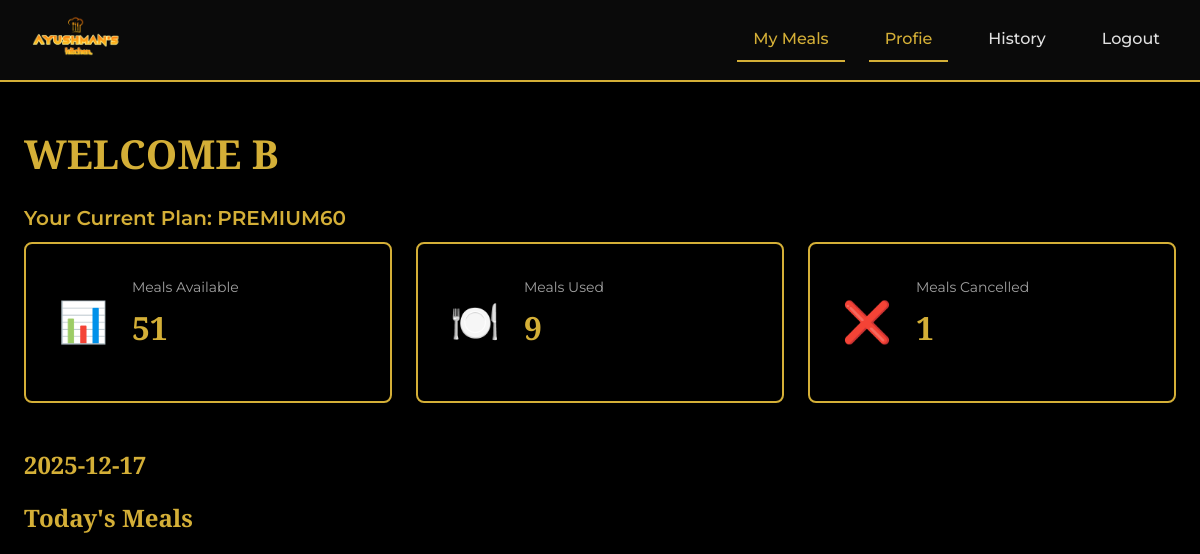
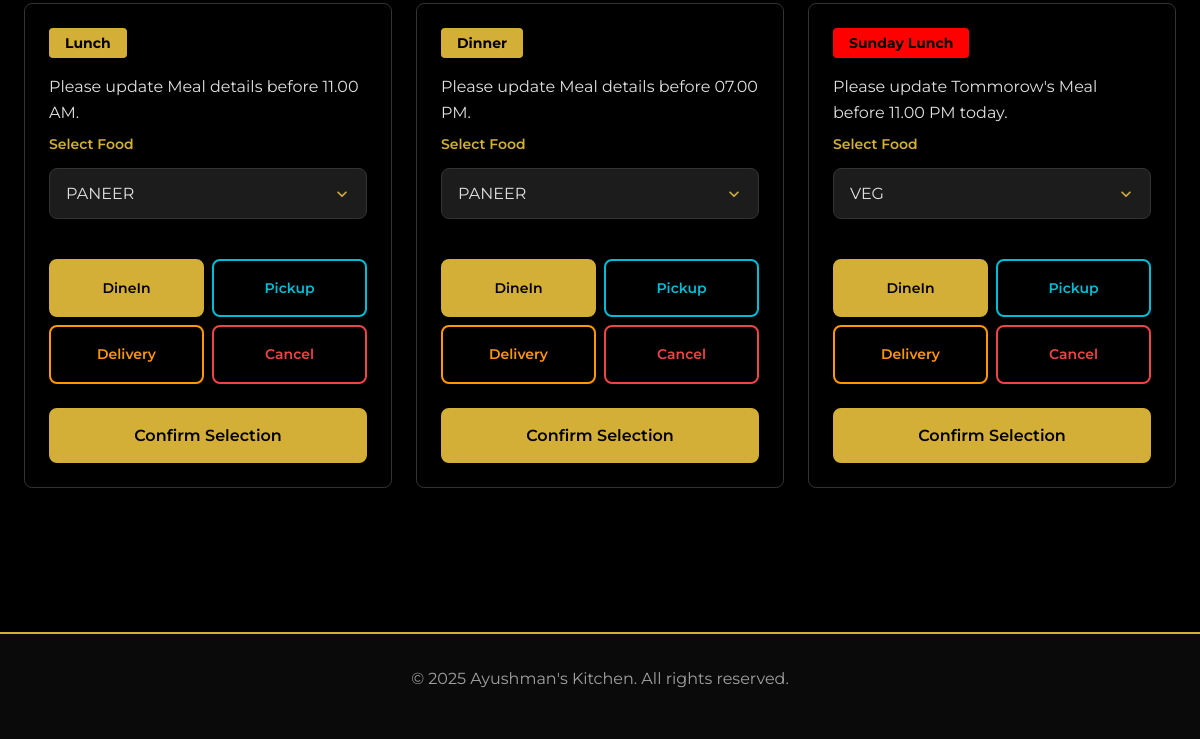
Page / (signed in) on the earlier database version (2 pictures, top to bottom).
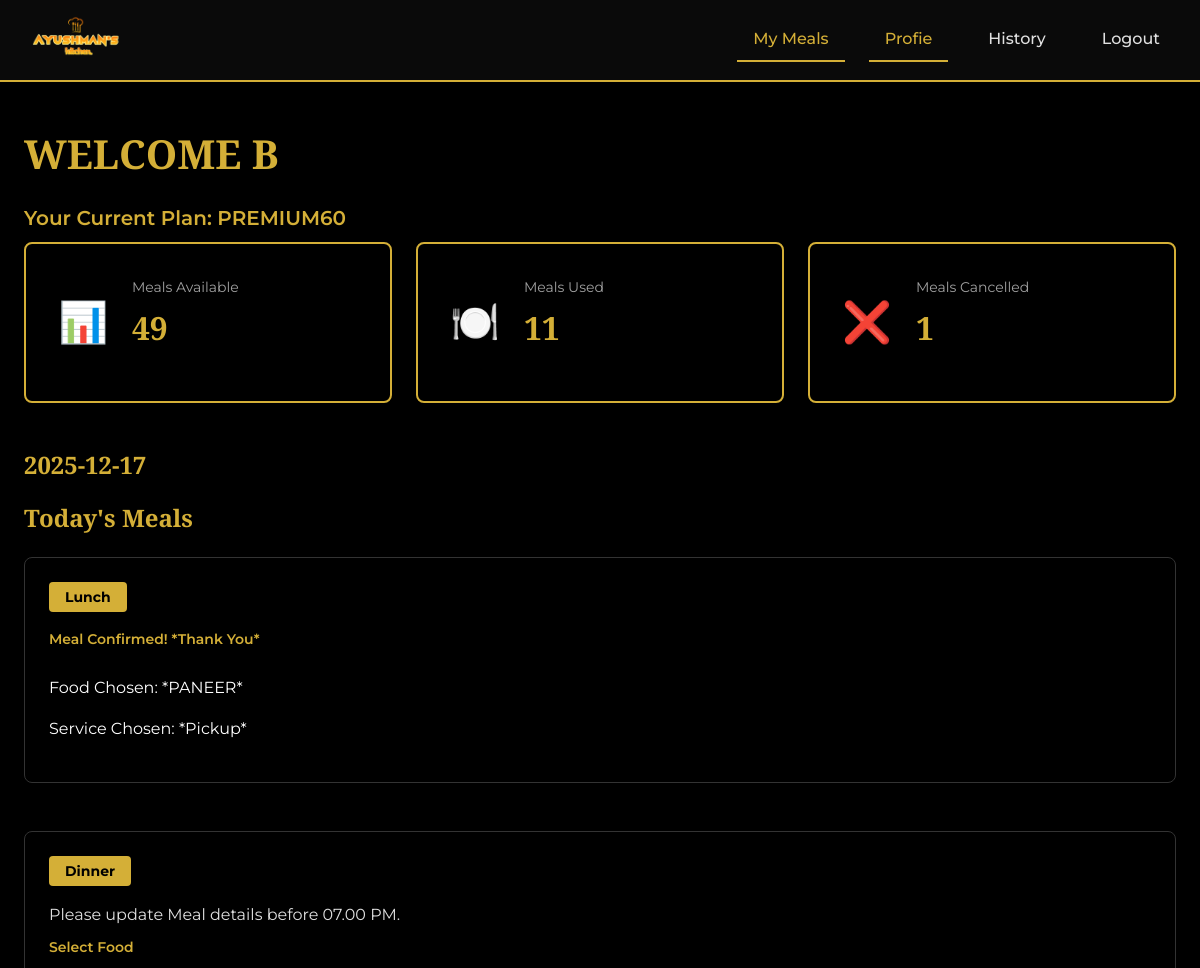
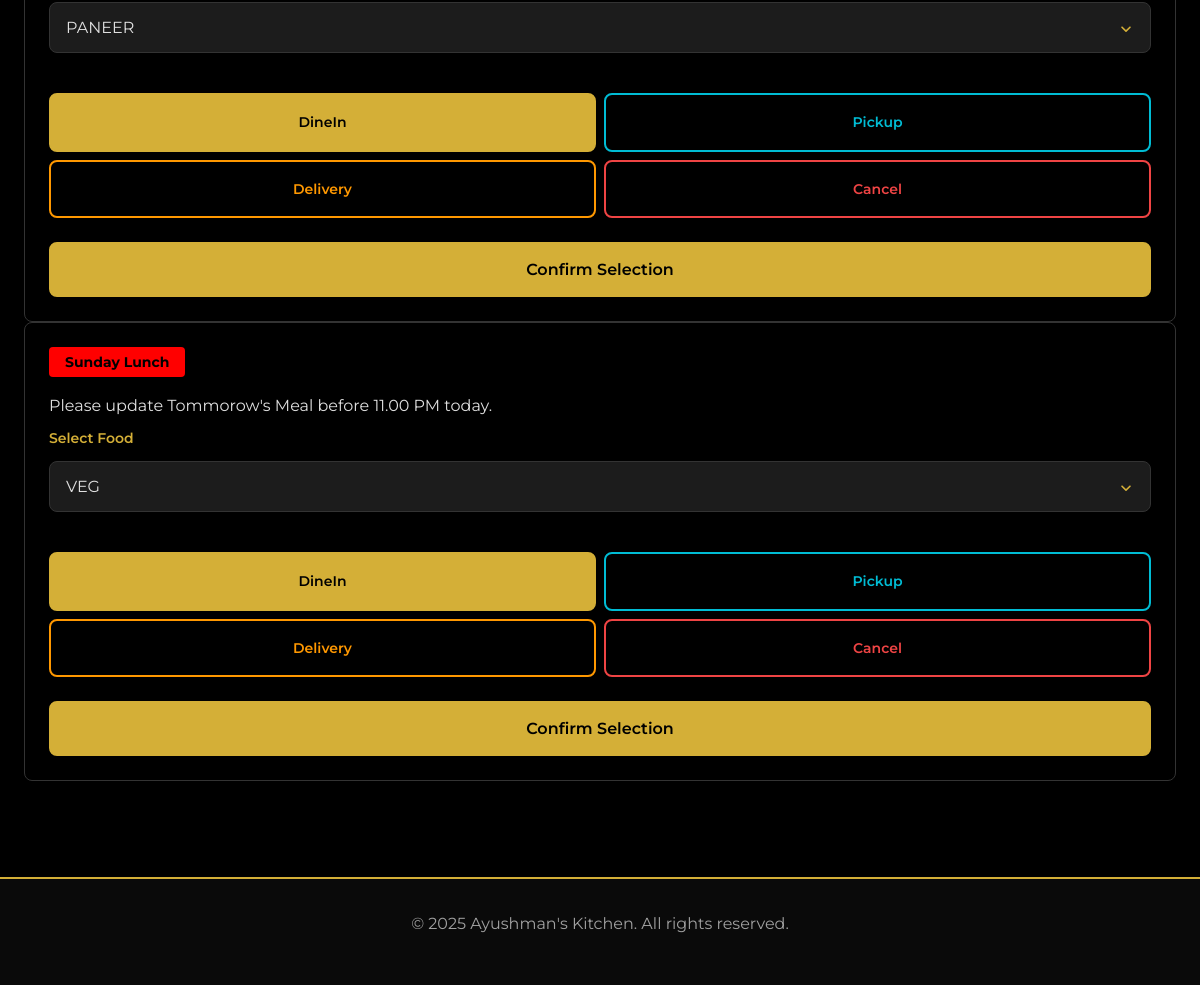
Same page on the later database version (2 pictures, top to bottom).
### Customers/models.py (models this page shows, shortened)
class Customer(AbstractBaseUser, PermissionsMixin):
    email = models.EmailField(unique=True)
    name = models.CharField(max_length=150)
    phone = models.CharField(max_length=15, blank=True)
    address = models.CharField(max_length=200, blank=True)
    is_active = models.BooleanField(default=True)
    is_staff = models.BooleanField(default=False)
    date_joined = models.DateTimeField(default=timezone.now)
    profile_updated_at = models.DateTimeField(auto_now=True)
    subscription_phase=models.IntegerField(default=1)
    meal_balance = models.IntegerField(default=0)
    user_status_active = models.BooleanField(default=True)
    lunch_status_active = models.BooleanField(default=True)
    dinner_status_active = models.BooleanField(default=True)
    paused_subscription = models.BooleanField(default=False)
    subscription_choice = models.CharField(max_length=20, choices=SUBSCRIPTION_TYPE, default="NORMAL60")
    default_lunch_service_choice = models.CharField(max_length=20, choices=SERVICE_TYPE, default="DineIn")
    default_dinner_service_choice = models.CharField(max_length=20, choices=SERVICE_TYPE, default="DineIn")
    default_meal_choice = models.CharField(max_length=20, choices=MEAL_MENU, default="NONE")
    FLAGSHIP_MENU_LUNCH_default_choice = models.CharField(max_length=20, choices=FLAGSHIP_MENU_LUNCH, default="NONE")
    FLAGSHIP_MENU_DINNER_default_choice = models.CharField(max_length=20, choices=FLAGSHIP_MENU_DINNER, default="NONE")
    PREMIUM_MENU_LUNCH_default_choice = models.CharField(max_length=20, choices=PREMIUM_MENU_LUNCH, default="NONE")
    PREMIUM_MENU_DINNER_default_choice = models.CharField(max_length=20, choices=PREMIUM_MENU_DINNER, default="NONE")
    USERNAME_FIELD = "email"
    REQUIRED_FIELDS = ["name"]
    objects = CustomerManager()
    @property
    def total_meals(self):
        if self.subscription_choice in ["NORMAL30","FLAGSHIP30","PREMIUM30"]:
            return 30
        else :
            return 60

class LunchRecord(models.Model):
    customer = models.ForeignKey(Customer, on_delete=models.CASCADE, related_name="lunch_records")
    for_date = models.DateField()
    meal_num_used = models.IntegerField()
    service_choice = models.CharField(max_length=20, choices=SERVICE_TYPE)
    meal_choice = models.CharField(max_length=20, choices=MEAL_MENU,null=True,blank=True,default="NONE")
    FLAGSHIP_choice = models.CharField(max_length=20, choices=FLAGSHIP_MENU_LUNCH,null=True,blank=True,default="NONE")
    PREMIUM_choice = models.CharField(max_length=20, choices=PREMIUM_MENU_LUNCH,null=True,blank=True,default="NONE")
    decrement_done = models.BooleanField(default=False)
    class Meta:
        constraints = [
            models.UniqueConstraint(fields=["customer", "for_date"], name="unique_lunch_per_customer_per_day")
        ]

### Customers/views.py (the view)
# urls.py: path('', user_dashboard,name="user_dashboard"),
@login_required
def user_dashboard(request):
    user=request.user
    used_meals= user.total_meals - user.meal_balance
    cl_l=LunchRecord.objects.filter(service_choice="Cancel",customer=user).count()
    cl_d=DinnerRecord.objects.filter(service_choice="Cancel",customer=user).count()
    cancelled_meals=cl_l+cl_d
    lunch_record = LunchRecord.objects.filter(customer=user,for_date=today).first()
    dinner_record = DinnerRecord.objects.filter(customer=user,for_date=today).first()
    admin_notice=AdminNotice.objects.all()
    tsunday= today.isoweekday() == 3  # use present date for testing puropose sunday to satur 0-7
    slunch_record = LunchRecord.objects.filter(customer=user,for_date=today  + timedelta(days=1)).first()
    context={
        'user':user,
        'used_meals':used_meals,
        'cancelled_meals':cancelled_meals,
        'lunch_record':lunch_record,
        'dinner_record':dinner_record,
        'admin_notice':admin_notice,
        'tsunday':tsunday,
        'slunch_record':slunch_record,
        }
    return render(request, 'Customer/user-dashboard.html',context)

### templates/Customer/user-dashboard.html (shortened to what the changed rows need)
{% load static %}
<!DOCTYPE html>
<html lang="en">
<head>
    <link rel="stylesheet" href="{% static 'Customer/styles-user-dashboard.css' %}"/>
</head>
<body>
    <main class="user-page">
        <div class="user-container">
            <h1 class="page-title" id="userGreeting">WELCOME {{ request.user.name|upper }}</h1>
            <p class="user-plan-display" id="userPlanDisplay">Your Current Plan: {{request.user.subscription_choice}}</p>
            <section class="meal-counters" aria-label="Meal counters">
                <div class="counter-card">
                    <div class="counter-content">
                        <p class="counter-label">Meals Available</p>
                        <p class="counter-number" id="mealsAvailable">{{ request.user.meal_balance|default:"0" }}</p>
                    </div>
                </div>
                <div class="counter-card">
                    <div class="counter-content">
                        <p class="counter-label">Meals Used</p>
                        <p class="counter-number" id="mealsUsed">{{used_meals}}</p>
                    </div>
                </div>
                <div class="counter-card">
                </div>
            </section>
            <section class="today-meals">
                {% if request.user.user_status_active %}
                <h2 class="section-title"> {% now "Y-m-d" %} </h2>
                <h2 class="section-title">Today's Meals  </h2>
                {% else %}
                {% if request.user.paused_subscription   %}
                <p class="section-title">0 Meals Left! Subscribe to restart services</p>
                {% else %}
                <p class="section-title">Resume meals in profile to resume services</p>
                {% endif %}
                {% endif %}
                <div class="meals-grid">
                    {% if request.user.lunch_status_active %}
                        {% if lunch_record %}
                            <div class="meal-card locked-card">
                                <div class="meal-time">Lunch</div>
                                    {% if lunch_record.service_choice == "Cancel" %}
                                        <div class="meal-details">
                                            <p class="meal-course">Meal Cancelled</p>
                                        </div>
                                        <div class="meal-status-message cancelled">
                                            <p>Thank you for letting us know.</p>
                                        </div>
                                    {% else %}
                                        <div class="meal-details">
                                            <p class="meal-course">Meal Confirmed! *Thank You* </p>
                                        </div>
                                        <div class="meal-status-message">
                                            <p>Food Chosen: *{% firstof lunch_record.meal_choice lunch_record.FLAGSHIP_choice lunch_record.PREMIUM_choice %}*</p>
                                                <p>Service Chosen: *{{lunch_record.service_choice}}*</p>
                                        </div>
                                    {% endif %}
                                </div>
                            </div>
                        {% else %}
                            {% if request.user.user_status_active %}
                            <div class="meal-card" data-meal="lunch">
                                <div class="meal-time">Lunch</div>
                                <p class="meal-description" id="lunchDescription">Please update Meal details before 11.00 AM. </p>
                                <form method="POST" action="{% url 'userlunch' %}">
                                    <div class="meal-details">
                                        <p class="meal-course">Select Food</p>
                                        {% if request.user.subscription_choice == "PREMIUM30" or request.user.subscription_choice == "PREMIUM60" %}
                                            <select id="lunchFoodType" class="food-type-dropdown" name="PREMIUM_choice">
                                                <option value="PANEER" {% if request.user.PREMIUM_MENU_LUNCH_default_choice == "PANEER" %}selected{% endif %}>PANEER</option>
                                            </select>
                                        {% endif %}
                                    </div>
                                    <div class="meal-actions radio-group" id="lunchServiceOptions">
                                        <label for="lunch-dining" class="radio-label btn-dining">DineIn</label>
                                        <label for="lunch-pickup" class="radio-label btn-pickup">Pickup</label>
                                        <label for="lunch-delivery" class="radio-label btn-delivery">Delivery</label>
                                        <label for="lunch-cancel" class="radio-label btn-cancel">Cancel</label>
                                    </div>
                                    <button class="btn btn-primary btn-confirm" data-meal-type="Lunch" id="btnConfirmLunch">Confirm Selection</button>
                                </form>
                            </div>
                            {% endif %}
                        {% endif %}
                    {% endif %}
                    {% if request.user.dinner_status_active %}
                        {% if dinner_record  %}
                            <div class="meal-card locked-card">
                                <div class="meal-time">Dinner</div>
                                    {% if dinner_record.service_choice == "Cancel" %}
                                        <div class="meal-details">
                                            <p class="meal-course">Meal Cancelled</p>
                                        </div>
                                        <div class="meal-status-message cancelled">
                                            <p>Thank you for letting us know.</p>
                                        </div>
                                    {% else %}
                                        <div class="meal-details">
                                            <p class="meal-course">Meal Confirmed! *Thank You* </p>
                                        </div>
                                        <div class="meal-status-message">
                                            <p>Food Chosen: *{% firstof dinner_record.meal_choice dinner_record.FLAGSHIP_choice dinner_record.PREMIUM_choice %}*</p>                                                                                 <p>Service Chosen: *{{dinner_record.service_choice}}*</p>
                                        </div>
                                    {% endif %}
                                </div>
                            </div>
                        {% else %}
                            {% if request.user.user_status_active %}
                            <div class="meal-card" data-meal="dinner">
                                <form method="POST" action="{% url 'userdinner' %}">
                                    <div class="meal-details">
                                        <p class="meal-course">Select Food</p>
                                        {% if request.user.subscription_choice == "PREMIUM30" or request.user.subscription_choice == "PREMIUM60" %}
                                            <select id="dinnerFoodType_premium" class="food-type-dropdown" name="PREMIUM_choice">
                                                <option value="PANEER" {% if request.user.PREMIUM_MENU_DINNER_default_choice == "PANEER" %}selected{% endif %}>PANEER</option>
                                            </select>
                                        {% endif %}
                                    </div>
                                </form>
                            </div>
                            {% endif %}
                        {% endif %}
                    {% endif %}
                    {% if tsunday %}
                    {% if request.user.lunch_status_active %}
                        {% if slunch_record %}
                            <div class="meal-card locked-card">
                                <div class="meal-time" style="background-color:Red;">Sunday Lunch</div>
                                    {% if slunch_record.service_choice == "Cancel" %}
                                        <div class="meal-details">
                                            <p class="meal-course">Meal Cancelled</p>
                                        </div>
                                        <div class="meal-status-message cancelled">
                                            <p>Thank you for letting us know.</p>
                                        </div>
                                    {% else %}
                                        <div class="meal-details">
                                            <p class="meal-course">Meal Confirmed! *Thank You* </p>
                                        </div>
                                        <div class="meal-status-message">
                                            <p>Food Chosen: *{{ slunch_record.meal_choice  }}*</p>
                                            <p>Service Chosen: *{{slunch_record.service_choice}}*</p>
                                        </div>
                                    {% endif %}
                                </div>
                            </div>
                        {% else %}
                            {% if request.user.user_status_active %}
                            <div class="meal-card" data-meal="lunch">
                            </div>
                            {% endif %}
                        {% endif %}
                    {% endif %}
                    {% endif %}
                </div>
            </section>
        </div>
    </main>
</body>
</html>

Differences in the rows shown:
changed Customer "PREMIUM60": user.meal_balance "51" → "49"; PREMIUM_choice (not shown) → "PANEER"
added LunchRecord: meal_choice+FLAGSHIP_choice+PREMIUM_choice "PANEER", service_choice "Pickup"
Other differences:
{{ used_meals }}: "9" → "11"
form field PREMIUM_choice: "PANEER" → (not shown)
text no longer shown: "Please update Meal details before 11.00 AM. Select Food DineIn Pickup Delivery Cancel Confirm Selection"
text now shown: "Meal Confirmed! *Thank You* Food Chosen: * * Service Chosen: * *"
